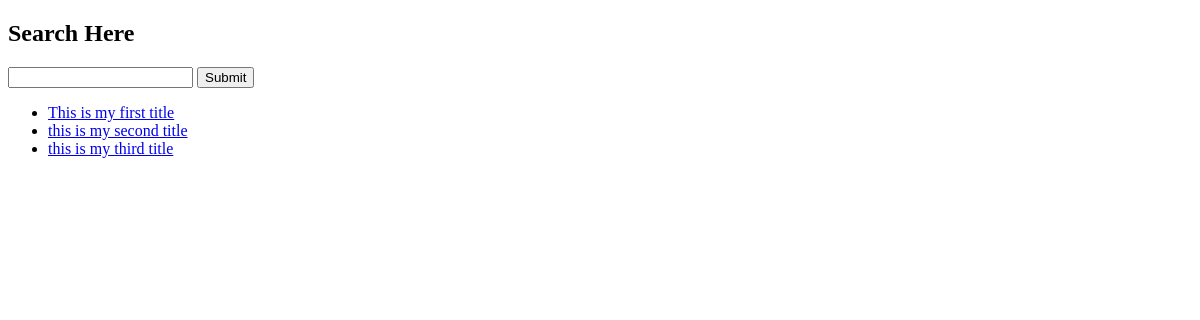
Before: / with the older database file.
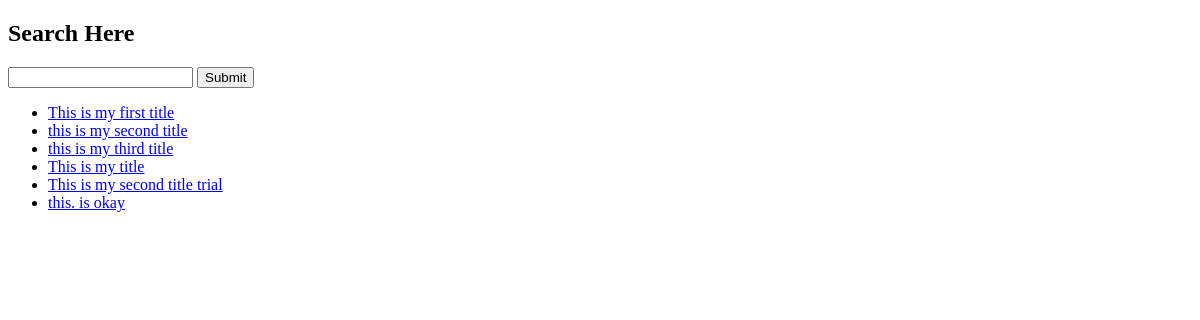
After: the same page with the newer database file.
### Articles/models.py (models this page shows, shortened)
class Articles(models.Model):
    title = models.TextField()
    content = models.TextField()

### Articles/views.py (the view)
# urls.py: path('', views.home_view, name='home_view'),    #this url is for the home view
def home_view(request):
    articles_obj = Articles.objects.all()
    context = {
        'articles_obj':articles_obj,
    }
    return render(request, 'home.html', context)

### templates/home.html
{% extends 'base.html' %}
{% block content %}
<ul>
    {% for article_obj in articles_obj%}
        <li><a href="/Articles/{{article_obj.id}}/">{{article_obj.title}}</a></li>
    {%endfor%}
</ul>
{% endblock content %}

### templates/base.html
<!DOCTYPE html>
<html>
    <head>
    </head>
    <body>
        <form action="/Articles/" method="GET">
            <h2>Search Here</h2>
            <input type="text" name="q"/>
            <input type="submit" />
        </form>
        {% block content %}
        {% endblock content %}
    </body>
</html>

Changed rows visible on the page:
added Articles: title "This is my title"
added Articles: title "This is my second title trial"
added Articles: title "this. is okay"
